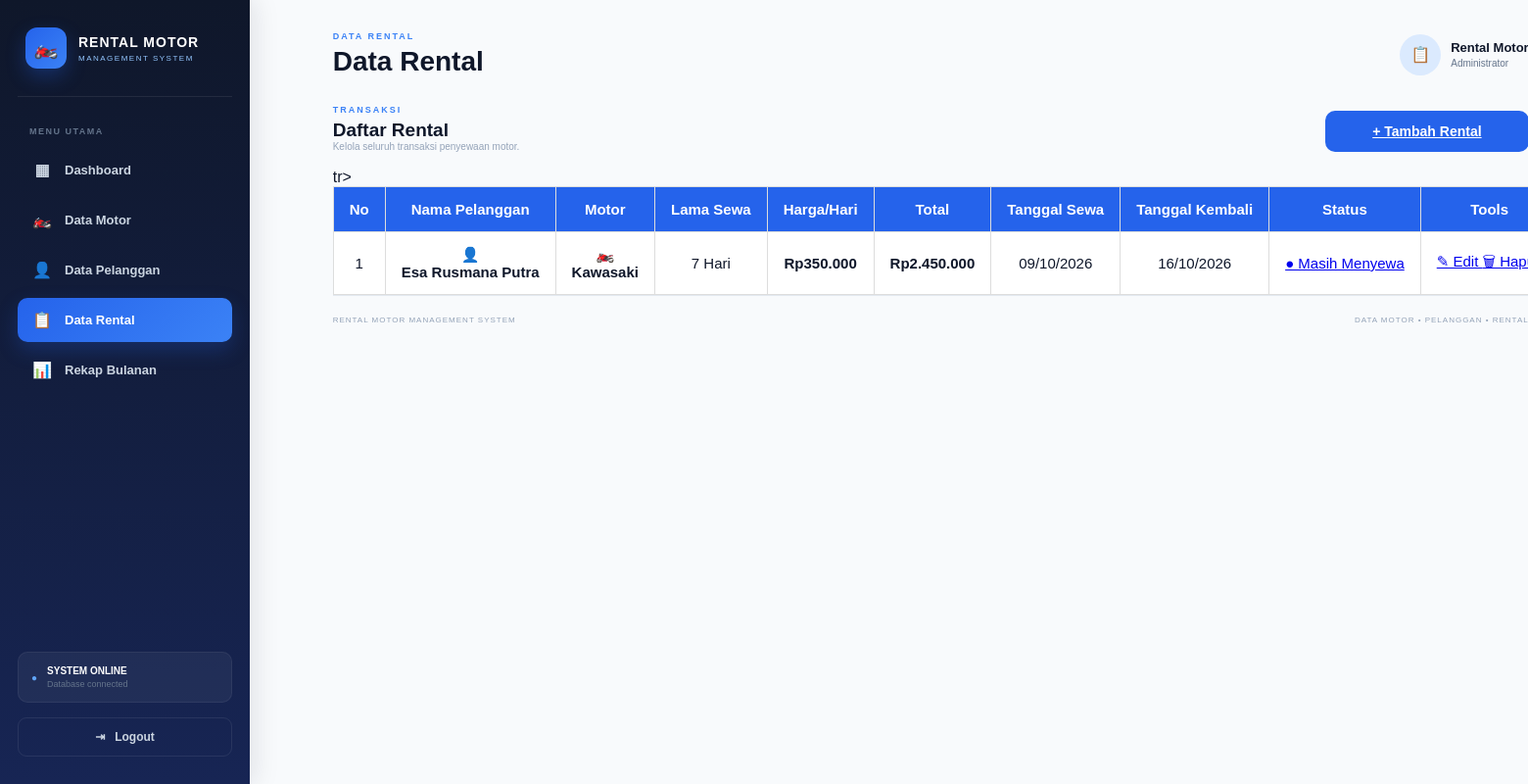
/rental/index_rental.php, run on the app's committed database.
### tables this page shows
CREATE TABLE `rental` (
  `id_rental` int(11) NOT NULL,
  `id_petugas` int(11) DEFAULT NULL,
  `id_pelanggan` int(11) NOT NULL,
  `id_motor` int(11) NOT NULL,
  `tanggal_sewa` date NOT NULL,
  `tanggal_kembali` date NOT NULL,
  `status` varchar(20) NOT NULL DEFAULT 'Masih',
  `lama_sewa` int(11) NOT NULL DEFAULT 1,
  `harga_per_hari` int(11) NOT NULL DEFAULT 0,
  `total_harga` int(11) NOT NULL DEFAULT 0
);

CREATE TABLE `pelanggan` (
  `id_pelanggan` int(11) NOT NULL,
  `nama` varchar(30) NOT NULL,
  `no_hp` varchar(20) NOT NULL,
  `jaminan` enum('KTP','Kartu Keluarga') NOT NULL DEFAULT 'KTP'
);

CREATE TABLE `motor` (
  `id_motor` int(11) NOT NULL,
  `merk` varchar(20) NOT NULL,
  `harga_sewa` int(10) NOT NULL,
  `status` varchar(10) NOT NULL
);

### rental/index_rental.php (the view, shortened to what this page needs)
<?php
include "../koneksi.php";
$data = mysqli_query($conn, "
    SELECT
        rental.id_rental,
        pelanggan.nama,
        motor.merk,
        rental.lama_sewa,
        rental.harga_per_hari,
        rental.total_harga,
        rental.tanggal_sewa,
        rental.tanggal_kembali,
        rental.status
    FROM rental
    JOIN pelanggan
        ON rental.id_pelanggan = pelanggan.id_pelanggan
    JOIN motor
        ON rental.id_motor = motor.id_motor
    ORDER BY rental.id_rental ASC
");
?>
<!DOCTYPE html>
<html lang="id">
<head>
    <link rel="stylesheet" href="../style.css">
</head>
<body class="dashboard-page">
<aside class="sidebar">
    <div class="sidebar-brand">
        <div class="brand-icon">
            🏍️
        </div>
        <div>
            <h2>RENTAL MOTOR</h2>
            <span>MANAGEMENT SYSTEM</span>
        </div>
    </div>
    <div class="sidebar-menu">
        <p class="menu-title">
            MENU UTAMA
        </p>
        <a href="../dashboard.php" class="sidebar-link">
            <span>▦</span>
            Dashboard
        </a>
        <a href="../motor/index_motor.php" class="sidebar-link">
            <span>🏍️</span>
            Data Motor
        </a>
        <a href="../pelanggan/index_pelanggan.php" class="sidebar-link">
            <span>👤</span>
            Data Pelanggan
        </a>
        <a href="index_rental.php" class="sidebar-link active">
            <span>📋</span>
            Data Rental
        </a>
        <a href="../rekap/index_rekap.php" class="sidebar-link">
            <span>📊</span>
            Rekap Bulanan
        </a>
    </div>
    <div class="sidebar-bottom">
        <div class="system-online">
            <span>●</span>
            <div>
                <b>System Online</b>
                <small>Database connected</small>
            </div>
        </div>
        <a href="../logout.php" class="logout-link">
            ⇥ &nbsp; Logout
        </a>
    </div>
</aside>
<main class="dashboard-main">
    <header class="dashboard-topbar">
        <div>
            <span class="page-label">
                DATA RENTAL
            </span>
            <h1>
                Data Rental
            </h1>
        </div>
        <div class="admin-profile">
            <div class="admin-avatar">
                📋
            </div>
            <div class="admin-info">
                <b>
                    Rental Motor
                </b>
                <span>
                    Administrator
                </span>
            </div>
        </div>
    </header>
    <section class="data-page">
        <div class="section-heading">
            <div>
                <span>
                    TRANSAKSI
                </span>
                <h2>
                    Daftar Rental
                </h2>
                <p>
                    Kelola seluruh transaksi penyewaan motor.
                </p>
            </div>
            <a
                href="tambah_rental.php"
                class="primary-button"
            >
                + Tambah Rental
            </a>
        </div>
<div class="table-card">
    <div class="table-wrapper">
        <table class="data-table">
            <thead>
                    <th> No</th>
                    <th> Nama Pelanggan </th>
                    <th> Motor </th>
                    <th> Lama Sewa </th>
                    <th> Harga/Hari </th>
                    <th> Total </th>
                    <th> Tanggal Sewa </th>
                    <th> Tanggal Kembali</th>
                    <th> Status </th>
                    <th> Tools  </th>
            </thead>
     <tbody>
        <?php
        $no = 1;
        while ($row = mysqli_fetch_assoc($data)) {
        ?>
        <tr>
            <td><?= $no++; ?></td>
            <td>
            <div class="customer-name">
            <div class="customer-mini-icon">👤</div>
            <div>
            <strong>
                <?= htmlspecialchars(
                $row['nama']
                ); ?>
            </strong>
            </div>
            </div>
            </td>
            <td>
            <div class="motor-name">
            <div class="motor-mini-icon">🏍️</div>
            <div>
            <strong>
                <?= htmlspecialchars(
                $row['merk']
                ); ?>
            </strong>
            </div>
            </div>
            </td>
            <td><?= $row['lama_sewa']; ?> Hari</td>
            <td>
                <strong class="price">
                    Rp<?= number_format(
                    $row['harga_per_hari'],
                    0,
                    ',',
                    '.'
                    ); ?>
            </strong>
            </td>
            <td>
                <strong class="price">
                    Rp<?= number_format(
                    $row['total_harga'],
                    0,
                    ',',
                    '.'
                    ); ?>
                </strong>
            </td>
            <td>
            <?= date(
                'd/m/Y',
                strtotime(
                $row['tanggal_sewa']
                )
                );
            ?>
            </td>
                            <td>
                                <?= date(
                                    'd/m/Y',
                                    strtotime(
                                        $row['tanggal_kembali']
                                    )
                                ); ?>
                            </td>
                            <td>
                                <?php if (
                                    $row['status'] == 'Masih'
                                ) { ?>
                                    <a href="selesai_rental.php?id=<?= $row['id_rental']; ?>"
                                        class="status-badge rented status-link"
                                        onclick="return confirm('Yakin penyewaan ini sudah selesai?')"
                                    >
                                        ● Masih Menyewa
                                    </a>
                                <?php } else { ?>
                                    <span class="status-badge available">
                                        ● Selesai
                                    </span>
                                <?php } ?>
                            </td>
                            <td>
                                <div class="action-buttons">
                                    <a href="edit_rental.php?id=<?= $row['id_rental']; ?>"
                                        class="action-edit"
                                    >
                                        ✎ Edit
                                    </a>
                                    <a href="hapus_rental.php?id=<?= $row['id_rental']; ?>" class="action-delete"
                                        onclick="return confirm('Yakin ingin menghapus rental ini?')">🗑 Hapus
                                    </a>
                                </div>
                            </td>
                        </tr>
                        <?php
                        }
                        ?>
                    </tbody>
                </table>
            </div>
        </div>
    </section>
    <footer class="dashboard-footer">
        <span>
            RENTAL MOTOR MANAGEMENT SYSTEM
        </span>
        <span>
            DATA MOTOR • PELANGGAN • RENTAL
        </span>
    </footer>
</main>
</body>
</html>

### style.css (style rules this page uses)
* { margin: 0; padding: 0; box-sizing: border-box; font-family: Arial, sans-serif; }
body { background: #f1f5f9; min-height: 100vh; }
.login-button, .primary-button { border: none; background: #2563eb; color: white; cursor: pointer; font-weight: bold; }
.dashboard-page { background: #f8fafc; min-height: 100vh; display: flex; color: #0f172a; }
.sidebar { width: 255px; min-height: 100vh; position: fixed; inset: 0 auto 0 0; display: flex; flex-direction: column; padding: 28px 18px; background: linear-gradient(180deg, #0f172a 0%, #172554 100%); color: white; box-shadow: 5px 0 25px rgba(15,23,42,.10); z-index: 10; }
.sidebar-brand { display: flex; align-items: center; gap: 12px; padding: 0 8px 28px; border-bottom: 1px solid rgba(255,255,255,.08); }
.brand-icon { width: 42px; height: 42px; display: flex; align-items: center; justify-content: center; border-radius: 12px; background: linear-gradient(135deg, #2563eb, #3b82f6); font-size: 20px; box-shadow: 0 8px 20px rgba(37,99,235,.30); }
.sidebar-brand h2 { font-size: 14px; letter-spacing: 1px; }
.sidebar-brand span { display: block; margin-top: 4px; font-size: 8px; letter-spacing: 1.5px; color: #93c5fd; }
.sidebar-menu { margin-top: 30px; }
.menu-title { padding: 0 12px; margin-bottom: 12px; font-size: 9px; font-weight: bold; letter-spacing: 1.5px; color: #64748b; }
.sidebar-link { display: flex; align-items: center; gap: 12px; padding: 13px 14px; margin-bottom: 6px; border-radius: 10px; text-decoration: none; color: #cbd5e1; font-size: 13px; font-weight: 600; transition: .2s; }
.sidebar-link span { width: 22px; text-align: center; font-size: 16px; }
.sidebar-link.active { background: linear-gradient(135deg, #2563eb, #3b82f6); color: white; box-shadow: 0 8px 20px rgba(37,99,235,.25); }
.sidebar-bottom { margin-top: auto; }
.system-online { display: flex; align-items: center; gap: 10px; padding: 13px; margin-bottom: 15px; border-radius: 10px; background: rgba(255,255,255,.05); border: 1px solid rgba(255,255,255,.06); }
.system-online > span { color: #60a5fa; font-size: 10px; }
.system-online b { display: block; font-size: 10px; text-transform: uppercase; }
.system-online small { display: block; margin-top: 3px; color: #64748b; font-size: 9px; }
.logout-link { display: block; padding: 12px; text-align: center; border-radius: 9px; text-decoration: none; color: #cbd5e1; font-size: 12px; font-weight: bold; border: 1px solid rgba(255,255,255,.08); transition: .2s; }
.dashboard-main { margin-left: 255px; width: calc(100% - 255px); min-height: 100vh; padding: 32px 42px; }
.dashboard-topbar { display: flex; justify-content: space-between; align-items: center; margin-bottom: 28px; }
.page-label { font-size: 9px; letter-spacing: 2px; color: #3b82f6; font-weight: bold; }
.dashboard-topbar h1 { margin-top: 5px; font-size: 28px; color: #0f172a; }
.admin-profile { display: flex; align-items: center; gap: 10px; }
.admin-avatar { width: 42px; height: 42px; display: flex; align-items: center; justify-content: center; border-radius: 50%; background: #dbeafe; color: #2563eb; font-weight: bold; }
.admin-info b { display: block; font-size: 13px; }
.admin-info span { display: block; margin-top: 3px; font-size: 10px; color: #64748b; }
.section-heading { display: flex; justify-content: space-between; align-items: end; margin-bottom: 17px; }
.section-heading > div > span { font-size: 9px; letter-spacing: 2px; color: #3b82f6; font-weight: bold; }
.section-heading h2 { margin-top: 5px; font-size: 19px; }
.section-heading p { font-size: 10px; color: #94a3b8; }
.dashboard-footer { display: flex; justify-content: space-between; padding-top: 20px; border-top: 1px solid #e2e8f0; color: #94a3b8; font-size: 8px; letter-spacing: 1px; }
table { width: 100%; border-collapse: collapse; background: white; font-size: 15px; }
th, td { padding: 14px 16px; border: 1px solid #ddd; text-align: center; white-space: nowrap; }
th { background: #2563eb; color: white; }
.data-table th, .data-table td { vertical-align: middle; }
table th:last-child, table td:last-child { width: 1%; white-space: nowrap; }
.primary-button { display: inline-block; width: 17%; padding: 13px; text-align: center; border-radius: 10px; background: #2563eb; color: white; font-size: 14px; font-weight: 600; cursor: pointer; }

### data on the page
rental: id_pelanggan.nama "Esa Rusmana Putra", id_motor.merk "Kawasaki", lama_sewa "7", harga_per_hari "350.000", total_harga "2.450.000", tanggal_sewa "09/10/2026", tanggal_kembali "16/10/2026"
